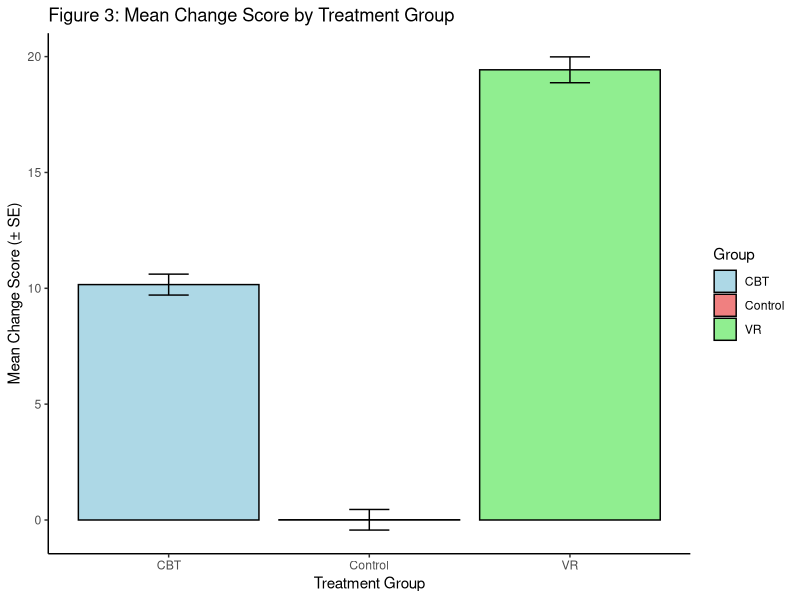
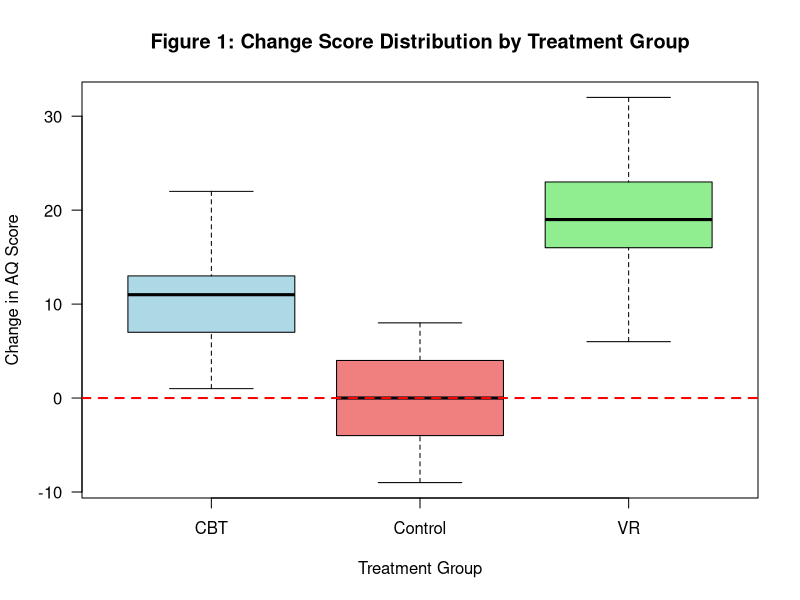
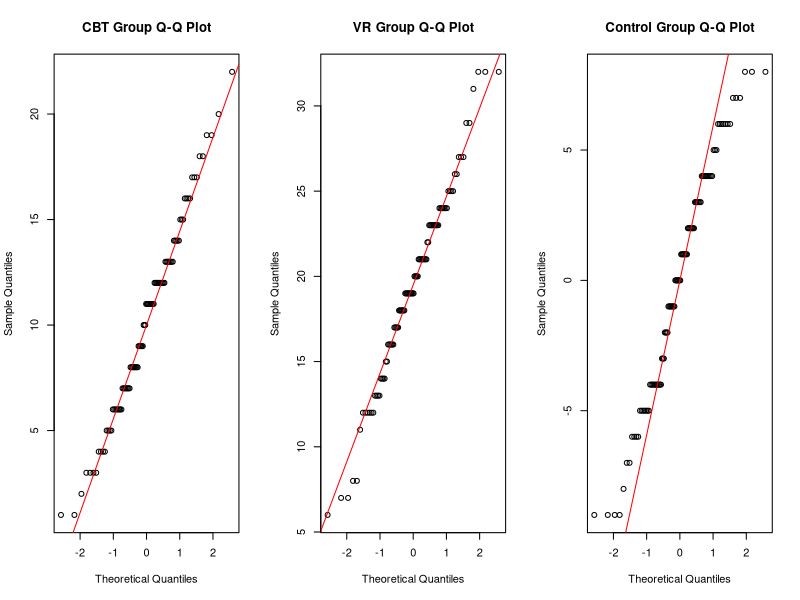
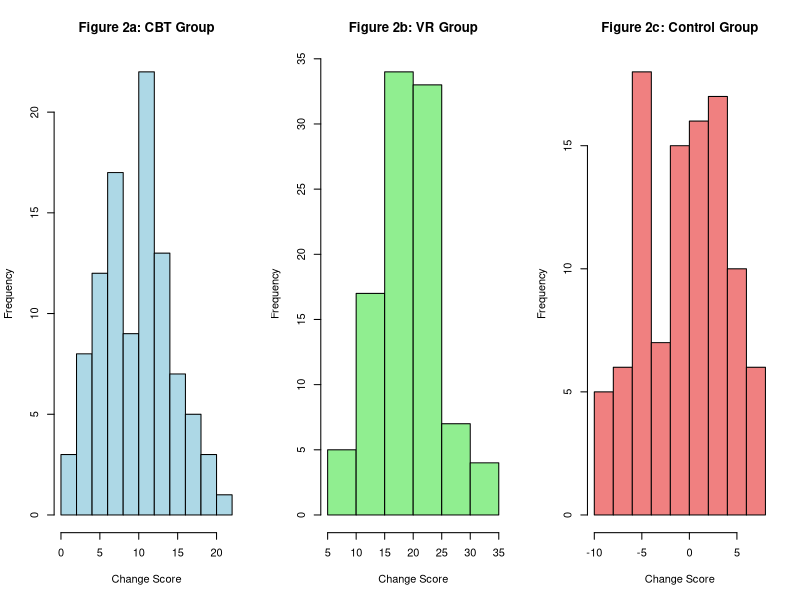

R code for these plots, in order:
## ---- chunk 1
data <- read.csv("CA1_Autism_VR_Study_Data_Final.csv")

head(data)

colnames(data)

# n = 
cat("Dimensions:", dim(data), "\n")

## ---- chunk 2
# Total gender distribution
table(data$Gender)

# Group distribution
table(data$Group)

# Gender distribution by group
print(table(data$Gender[data$Group == "CBT"]))
print(table(data$Gender[data$Group == "VR"]))
print(table(data$Gender[data$Group == "Control"]))
## ---- chunk 3
# Check for missing data
cat("Total missing values:", sum(is.na(data)), "\n")
cat("Total cases:", sum(complete.cases(data)), "\n")

# Verify AQ scores are within valid range (0-50)
cat("P1_Pre_Score range:", range(data$P1_Pre_Score), "\n")
cat("P2_Post_Score range:", range(data$P2_Post_Score), "\n")

# Verify AQ scores are within valid range (0-50)
cat("P1_Pre_Score range:", range(data$P1_Pre_Score), "\n")
cat("P2_Post_Score range:", range(data$P2_Post_Score), "\n")

# Check for duplicate participant IDs
duplicates <- sum(duplicated(data$ID))
cat("Duplicate IDs found:", duplicates, "\n")
## ---- chunk 4
library(dplyr)

# Descriptive statistics by group
desc_stats <- data %>%
  group_by(Group) %>%
  summarise(
    N = n(),
    Mean = round(mean(Change_Score), 2),
    SD = round(sd(Change_Score), 2),
    Median = median(Change_Score),
    Min = min(Change_Score),
    Max = max(Change_Score)
  )

# Output
cat("Table 1: Descriptive Statistics of Change_Score by Treatment Group\n")
print(desc_stats)

## ---- chunk 5
library(ggplot2)

summary_stats <- data %>%
  group_by(Group) %>%
  summarise(
    Mean = mean(Change_Score),
    SD = sd(Change_Score),
    SE = SD / sqrt(n())
  )

ggplot(summary_stats, aes(x = Group, y = Mean, fill = Group)) +
  geom_bar(stat = "identity", color = "black") +
  geom_errorbar(aes(ymin = Mean - SE, ymax = Mean + SE), width = 0.2) +
  labs(title = "Figure 3: Mean Change Score by Treatment Group",
       x = "Treatment Group",
       y = "Mean Change Score (± SE)") +
  scale_fill_manual(values = c("lightblue", "lightcoral", "lightgreen")) +
  theme_classic()
## ---- chunk 6
# Distribution of Change_Score by group
boxplot(Change_Score ~ Group, data = data,
        main = "Figure 1: Change Score Distribution by Treatment Group",
        xlab = "Treatment Group",
        ylab = "Change in AQ Score",
        col = c("lightblue", "lightcoral", "lightgreen"),
        border = "black",
        las = 1)

# Horizontal line at zero
abline(h = 0, col = "red", lty = 2, lwd = 2)
## ---- chunk 7
par(mfrow = c(1, 3))

qqnorm(data$Change_Score[data$Group == "CBT"], main = "CBT Group Q-Q Plot")
qqline(data$Change_Score[data$Group == "CBT"], col = "red")

qqnorm(data$Change_Score[data$Group == "VR"], main = "VR Group Q-Q Plot")
qqline(data$Change_Score[data$Group == "VR"], col = "red")

qqnorm(data$Change_Score[data$Group == "Control"], main = "Control Group Q-Q Plot")
qqline(data$Change_Score[data$Group == "Control"], col = "red")

par(mfrow = c(1, 1))
## ---- chunk 8
# Assessment of normality using histograms
par(mfrow = c(1, 3))

hist(data$Change_Score[data$Group == "CBT"],
     main = "Figure 2a: CBT Group",
     xlab = "Change Score",
     col = "lightblue",
     border = "black")

hist(data$Change_Score[data$Group == "VR"],
     main = "Figure 2b: VR Group",
     xlab = "Change Score",
     col = "lightgreen",
     border = "black")

hist(data$Change_Score[data$Group == "Control"],
     main = "Figure 2c: Control Group",
     xlab = "Change Score",
     col = "lightcoral",
     border = "black")

par(mfrow = c(1, 1))
## ---- chunk 9
cat("CBT Group:\n")
print(shapiro.test(data$Change_Score[data$Group == "CBT"]))

cat("\nVR Group:\n")
print(shapiro.test(data$Change_Score[data$Group == "VR"]))

cat("\nControl Group:\n")
print(shapiro.test(data$Change_Score[data$Group == "Control"]))
## ---- chunk 10
sd_cbt <- sd(data$Change_Score[data$Group == "CBT"])
sd_vr <- sd(data$Change_Score[data$Group == "VR"])
sd_control <- sd(data$Change_Score[data$Group == "Control"])

cat("Variances:\n")
cat("CBT:", round(var(data$Change_Score[data$Group == "CBT"]), 2), "\n")
cat("VR:", round(var(data$Change_Score[data$Group == "VR"]), 2), "\n")
cat("Control:", round(var(data$Change_Score[data$Group == "Control"]), 2), "\n\n")

cat("Standard Deviations:\n")
cat("CBT:", round(sd_cbt, 2), "\n")
cat("VR:", round(sd_vr, 2), "\n")
cat("Control:", round(sd_control, 2), "\n")

cat("\nRatio of largest to smallest SD:", round(max(sd_cbt, sd_vr, sd_control) / min(sd_cbt, sd_vr, sd_control), 2), "\n")

## ---- chunk 11
outliers <- function(x) {
  Q1 <- quantile(x, 0.25)
  Q3 <- quantile(x, 0.75)
  IQR_val <- Q3 - Q1
  lower <- Q1 - 1.5 * IQR_val
  upper <- Q3 + 1.5 * IQR_val
  sum(x < lower | x > upper)
}


cat("Outliers count:\n")
cat("CBT:", outliers(data$Change_Score[data$Group == "CBT"]), "\n")
cat("VR:", outliers(data$Change_Score[data$Group == "VR"]), "\n")
cat("Control:", outliers(data$Change_Score[data$Group == "Control"]), "\n")
## ---- chunk 12
mean_cbt <- mean(data$Change_Score[data$Group == "CBT"], na.rm = TRUE)
mean_vr <- mean(data$Change_Score[data$Group == "VR"], na.rm = TRUE)
mean_control <- mean(data$Change_Score[data$Group == "Control"], na.rm = TRUE)

cat("Mean Change_Score by Group:\n")
cat("CBT:", round(mean_cbt, 3), "\n")
cat("VR:", round(mean_vr, 3), "\n")
cat("Control:", round(mean_control, 3), "\n")
## ---- chunk 13
# General therapy group combining VR and CBT results
data$TherapyGroup <- ifelse(data$Group == "Control", "Control", "Therapy")

cat("Distribution of TherapyGroup:\n")
print(table(data$TherapyGroup))

# Calculate mean Change_Score for Therapy vs Control
mean_therapy <- mean(data$Change_Score[data$TherapyGroup == "Therapy"], na.rm = TRUE)
mean_control_2 <- mean(data$Change_Score[data$TherapyGroup == "Control"], na.rm = TRUE)

cat("\nMean Change_Score:\n")
cat("Therapy (CBT + VR):", round(mean_therapy, 3), "\n")
cat("Control:", round(mean_control_2, 3), "\n")
## ---- chunk 14
# CBT vs VR groups
cat("Distribution of CBT and VR Groups:\n")
print(table(data$Group[data$Group != "Control"]))

# Calculate mean Change_Score for CBT vs VR
mean_cbt_3 <- mean(data$Change_Score[data$Group == "CBT"], na.rm = TRUE)
mean_vr_3 <- mean(data$Change_Score[data$Group == "VR"], na.rm = TRUE)

cat("\nMean Change_Score:\n")
cat("CBT:", round(mean_cbt_3, 3), "\n")
cat("VR:", round(mean_vr_3, 3), "\n")

cat("\nDifference (VR - CBT):", round(mean_vr_3 - mean_cbt_3, 3), "\n")

## ---- chunk 15
group <- "CBT"

values <- data$Change_Score[data$Group == group]

mean_val <- mean(values)
sd_val <- sd(values)
n <- length(values)

se <- sd_val / sqrt(n)
lower <- mean_val - 1.96 * se
upper <- mean_val + 1.96 * se

cat("95% Confidence Interval for", group, ":\n")
cat("Mean =", round(mean_val, 2), "\n")
cat("CI =", round(lower, 2), "to", round(upper, 2), "\n")
## ---- chunk 16
group <- "VR"

values <- data$Change_Score[data$Group == group]

mean_val <- mean(values)
sd_val <- sd(values)
n <- length(values)

se <- sd_val / sqrt(n)
lower <- mean_val - 1.96 * se
upper <- mean_val + 1.96 * se

cat("95% Confidence Interval for", group, ":\n")
cat("Mean =", round(mean_val, 2), "\n")
cat("CI =", round(lower, 2), "to", round(upper, 2), "\n")
